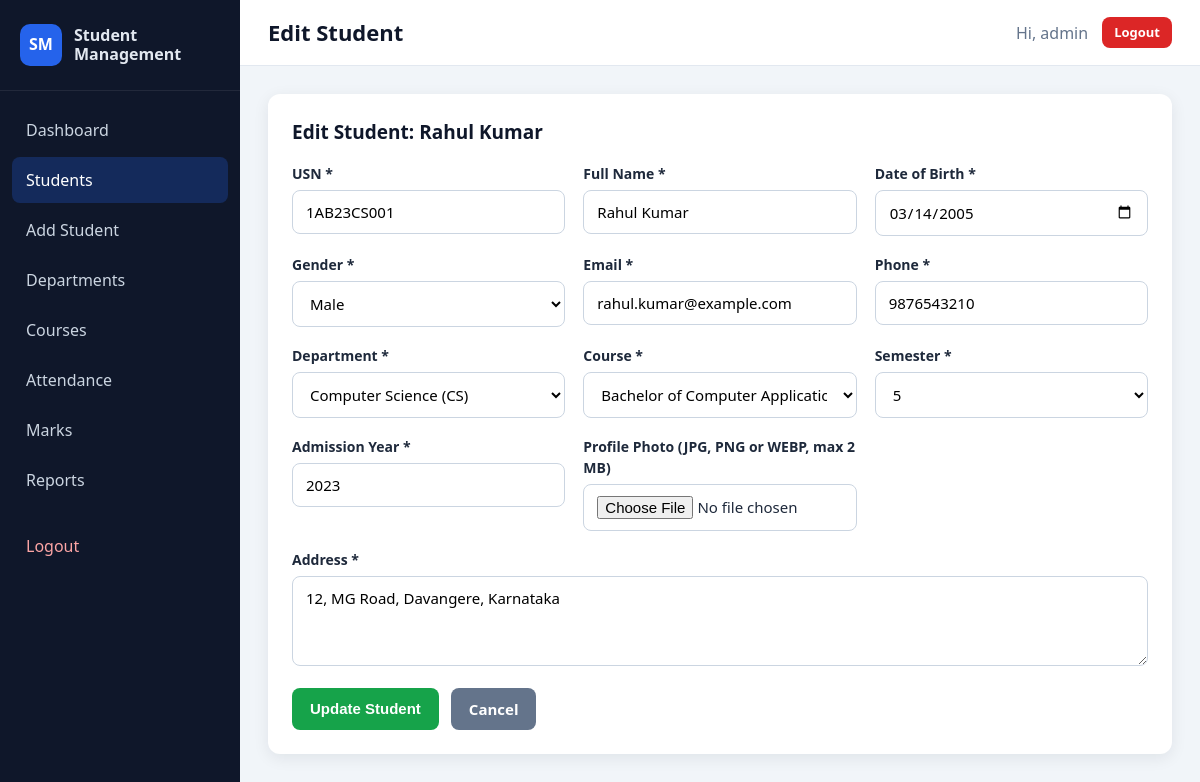
The app's page /edit_student.php?id=1 (signed in) with its own data.
### tables this page shows
CREATE TABLE students (
    id INT AUTO_INCREMENT PRIMARY KEY,
    usn VARCHAR(20) NOT NULL UNIQUE,
    full_name VARCHAR(100) NOT NULL,
    dob DATE NOT NULL,
    gender ENUM('Male', 'Female', 'Other') NOT NULL,
    email VARCHAR(120) NOT NULL,
    phone VARCHAR(15) NOT NULL,
    address TEXT NOT NULL,
    department_id INT NOT NULL,
    course_id INT NOT NULL,
    semester TINYINT NOT NULL,
    admission_year INT NOT NULL,
    photo VARCHAR(255) NULL,
    created_at TIMESTAMP DEFAULT CURRENT_TIMESTAMP,
    CONSTRAINT fk_students_department FOREIGN KEY (department_id)
        REFERENCES departments (id) ON DELETE RESTRICT,
    CONSTRAINT fk_students_course FOREIGN KEY (course_id)
        REFERENCES courses (id) ON DELETE RESTRICT
);

CREATE TABLE departments (
    id INT AUTO_INCREMENT PRIMARY KEY,
    department_name VARCHAR(100) NOT NULL,
    department_code VARCHAR(10) NOT NULL UNIQUE,
    created_at TIMESTAMP DEFAULT CURRENT_TIMESTAMP
);

CREATE TABLE courses (
    id INT AUTO_INCREMENT PRIMARY KEY,
    course_name VARCHAR(100) NOT NULL,
    course_code VARCHAR(15) NOT NULL UNIQUE,
    department_id INT NOT NULL,
    duration VARCHAR(30) NOT NULL,
    created_at TIMESTAMP DEFAULT CURRENT_TIMESTAMP,
    CONSTRAINT fk_courses_department FOREIGN KEY (department_id)
        REFERENCES departments (id) ON DELETE RESTRICT
);

### includes/auth.php (called while the page is built, shortened)
<?php
function e($value)
{
    return htmlspecialchars((string) $value, ENT_QUOTES, 'UTF-8');
}
function fetch_rows(mysqli $conn, $sql, $types = '', array $params = [])
{
    if (empty($params)) {
        $result = $conn->query($sql);
    } else {
        $stmt = $conn->prepare($sql);
        $stmt->bind_param($types, ...$params);
        $stmt->execute();
        $result = $stmt->get_result();
    }
    return $result->fetch_all(MYSQLI_ASSOC);
}
function fetch_row(mysqli $conn, $sql, $types = '', array $params = [])
{
    $rows = fetch_rows($conn, $sql, $types, $params);
    return $rows[0] ?? null;
}

### includes/student_form.php (the view, shortened to what this page needs)
<?php
$formAction = $formAction ?? 'add_student.php';
$submitLabel = $submitLabel ?? 'Save Student';
?>
<form method="POST" action="<?= e($formAction) ?>" enctype="multipart/form-data">
    <div class="form-grid">
        <div class="form-group">
            <label for="usn">USN *</label>
            <input type="text" id="usn" name="usn" maxlength="20" required value="<?= e($student['usn']) ?>" placeholder="1AB23CS001">
        </div>
        <div class="form-group">
            <label for="full_name">Full Name *</label>
            <input type="text" id="full_name" name="full_name" maxlength="100" required value="<?= e($student['full_name']) ?>">
        </div>
        <div class="form-group">
            <label for="dob">Date of Birth *</label>
            <input type="date" id="dob" name="dob" required value="<?= e($student['dob']) ?>">
        </div>
        <div class="form-group">
            <label for="gender">Gender *</label>
            <select id="gender" name="gender" required>
                <?php foreach (['Male', 'Female', 'Other'] as $genderOption): ?>
                    <option value="<?= e($genderOption) ?>" <?= $student['gender'] === $genderOption ? 'selected' : '' ?>><?= e($genderOption) ?></option>
                <?php endforeach; ?>
            </select>
        </div>
        <div class="form-group">
            <label for="email">Email *</label>
            <input type="email" id="email" name="email" maxlength="120" required value="<?= e($student['email']) ?>">
        </div>
        <div class="form-group">
            <label for="phone">Phone *</label>
            <input type="tel" id="phone" name="phone" maxlength="15" required value="<?= e($student['phone']) ?>" placeholder="10 digit number">
        </div>
        <div class="form-group">
            <label for="department_id">Department *</label>
            <select id="department_id" name="department_id" required>
                <?php foreach ($departments as $department): ?>
                    <option value="<?= (int) $department['id'] ?>" <?= (int) $student['department_id'] === (int) $department['id'] ? 'selected' : '' ?>>
                        <?= e($department['department_name']) ?> (<?= e($department['department_code']) ?>)
                    </option>
                <?php endforeach; ?>
            </select>
        </div>
        <div class="form-group">
            <label for="course_id">Course *</label>
            <select id="course_id" name="course_id" required>
                <?php foreach ($courses as $course): ?>
                    <option value="<?= (int) $course['id'] ?>" data-department-id="<?= (int) $course['department_id'] ?>" <?= (int) $student['course_id'] === (int) $course['id'] ? 'selected' : '' ?>>
                        <?= e($course['course_name']) ?> (<?= e($course['course_code']) ?>)
                    </option>
                <?php endforeach; ?>
            </select>
        </div>
        <div class="form-group">
            <label for="semester">Semester *</label>
            <select id="semester" name="semester" required>
                <?php for ($semesterNumber = 1; $semesterNumber <= 8; $semesterNumber++): ?>
                    <option value="<?= $semesterNumber ?>" <?= (int) $student['semester'] === $semesterNumber ? 'selected' : '' ?>><?= $semesterNumber ?></option>
                <?php endfor; ?>
            </select>
        </div>
        <div class="form-group">
            <label for="admission_year">Admission Year *</label>
            <input type="number" id="admission_year" name="admission_year" min="2000" max="<?= date('Y') ?>" required value="<?= e($student['admission_year']) ?>">
        </div>
        <div class="form-group">
            <label for="photo">Profile Photo (JPG, PNG or WEBP, max 2 MB)</label>
            <input type="file" id="photo" name="photo" accept="image/jpeg,image/png,image/webp">
        </div>
        <div class="form-group full-width">
            <label for="address">Address *</label>
            <textarea id="address" name="address" required><?= e($student['address']) ?></textarea>
        </div>
    </div>
    <div class="form-actions">
        <button type="submit" class="btn btn-success"><?= e($submitLabel) ?></button>
        <a href="students.php" class="btn btn-secondary">Cancel</a>
    </div>
</form>

### edit_student.php (shortened to what this page needs)
<?php
require_once __DIR__ . '/config/db.php';
require_once __DIR__ . '/includes/auth.php';
$studentId = (int) ($_GET['id'] ?? $_POST['id'] ?? 0);
$existingStudent = fetch_row($conn, 'SELECT * FROM students WHERE id = ?', 'i', [$studentId]);
$departments = fetch_rows($conn, 'SELECT id, department_name, department_code FROM departments ORDER BY department_name');
$courses = fetch_rows($conn, 'SELECT id, course_name, course_code, department_id FROM courses ORDER BY course_name');
$student = [
    'usn' => $existingStudent['usn'],
    'full_name' => $existingStudent['full_name'],
    'dob' => $existingStudent['dob'],
    'gender' => $existingStudent['gender'],
    'email' => $existingStudent['email'],
    'phone' => $existingStudent['phone'],
    'address' => $existingStudent['address'],
    'department_id' => (int) $existingStudent['department_id'],
    'course_id' => (int) $existingStudent['course_id'],
    'semester' => (int) $existingStudent['semester'],
    'admission_year' => (int) $existingStudent['admission_year'],
];
$formAction = 'edit_student.php?id=' . $studentId;
$submitLabel = 'Update Student';
require_once __DIR__ . '/includes/header.php';
?>
<div class="card">
    <h2>Edit Student: <?= e($existingStudent['full_name']) ?></h2>
    <?php require __DIR__ . '/includes/student_form.php'; ?>
</div>
<?php require_once __DIR__ . '/includes/footer.php'; ?>

### assets/css/style.css (style rules this page uses)
:root { --primary: #2563eb; --primary-dark: #1d4ed8; --success: #16a34a; --danger: #dc2626; --warning: #d97706; --dark: #0f172a; --sidebar: #0f172a; --text: #1e293b; --muted: #64748b; --border: #e2e8f0; --background: #f1f5f9; --card: #ffffff; --radius: 12px; --shadow: 0 4px 16px rgba(15, 23, 42, 0.08); }
* { box-sizing: border-box; margin: 0; padding: 0; }
body { font-family: "Segoe UI", Roboto, Arial, sans-serif; background: var(--background); color: var(--text); line-height: 1.5; min-height: 100vh; }
a { color: var(--primary); text-decoration: none; }
h1, h2, h3 { color: var(--dark); }
.card { background: var(--card); border-radius: var(--radius); box-shadow: var(--shadow); padding: 24px; margin-bottom: 24px; }
.card h2 { font-size: 19px; margin-bottom: 16px; }
.btn { display: inline-block; border: none; border-radius: 8px; padding: 10px 18px; font-size: 15px; font-weight: 600; cursor: pointer; color: #fff; background: var(--primary); transition: background 0.2s, transform 0.1s; text-align: center; }
.btn-success { background: var(--success); }
.btn-secondary { background: #64748b; }
.form-grid { display: grid; grid-template-columns: repeat(auto-fit, minmax(240px, 1fr)); gap: 18px; }
.form-group { display: flex; flex-direction: column; gap: 6px; }
.form-group.full-width { grid-column: 1 / -1; }
.form-group label { font-weight: 600; font-size: 14px; }
.form-group input, .form-group select, .form-group textarea { padding: 11px 13px; border: 1px solid #cbd5e1; border-radius: 8px; font-size: 15px; font-family: inherit; background: #fff; width: 100%; }
.form-group textarea { min-height: 90px; resize: vertical; }
.form-actions { margin-top: 22px; display: flex; gap: 12px; flex-wrap: wrap; }

### records on screen
students: full_name "Rahul Kumar", usn "1AB23CS001", dob "03/14/2005", email "rahul.kumar@example.com", phone "9876543210", department_id "Computer Science (CS)", course_id "Bachelor of Computer Applications (BCA)", semester "5", admission_year "2023", address "12, MG Road, Davangere, Karnataka"

### other values on screen
$pageTitle "Edit Student"
$_SESSION['admin_username'] "admin"
$submitLabel "Update Student"
form field gender "Male"
